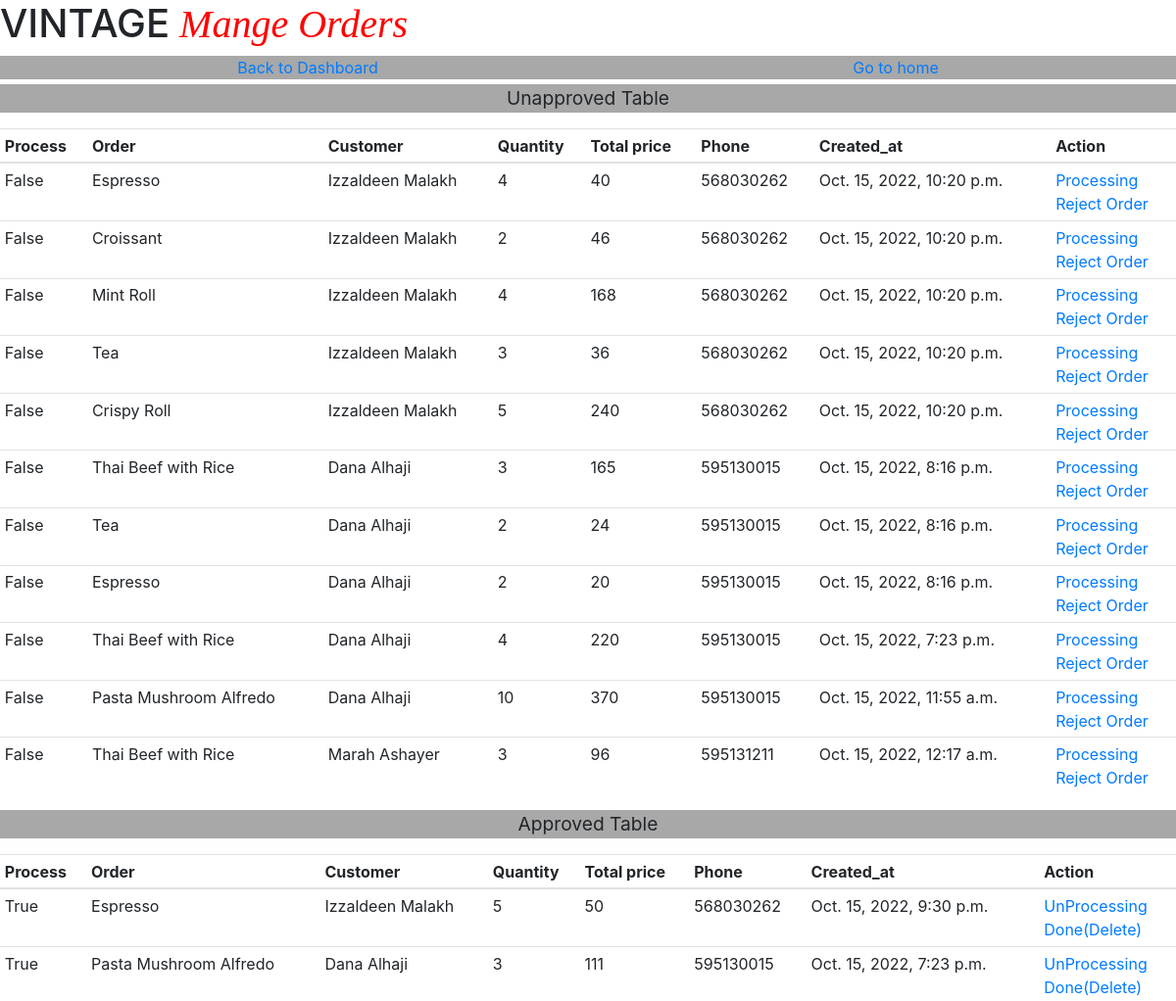
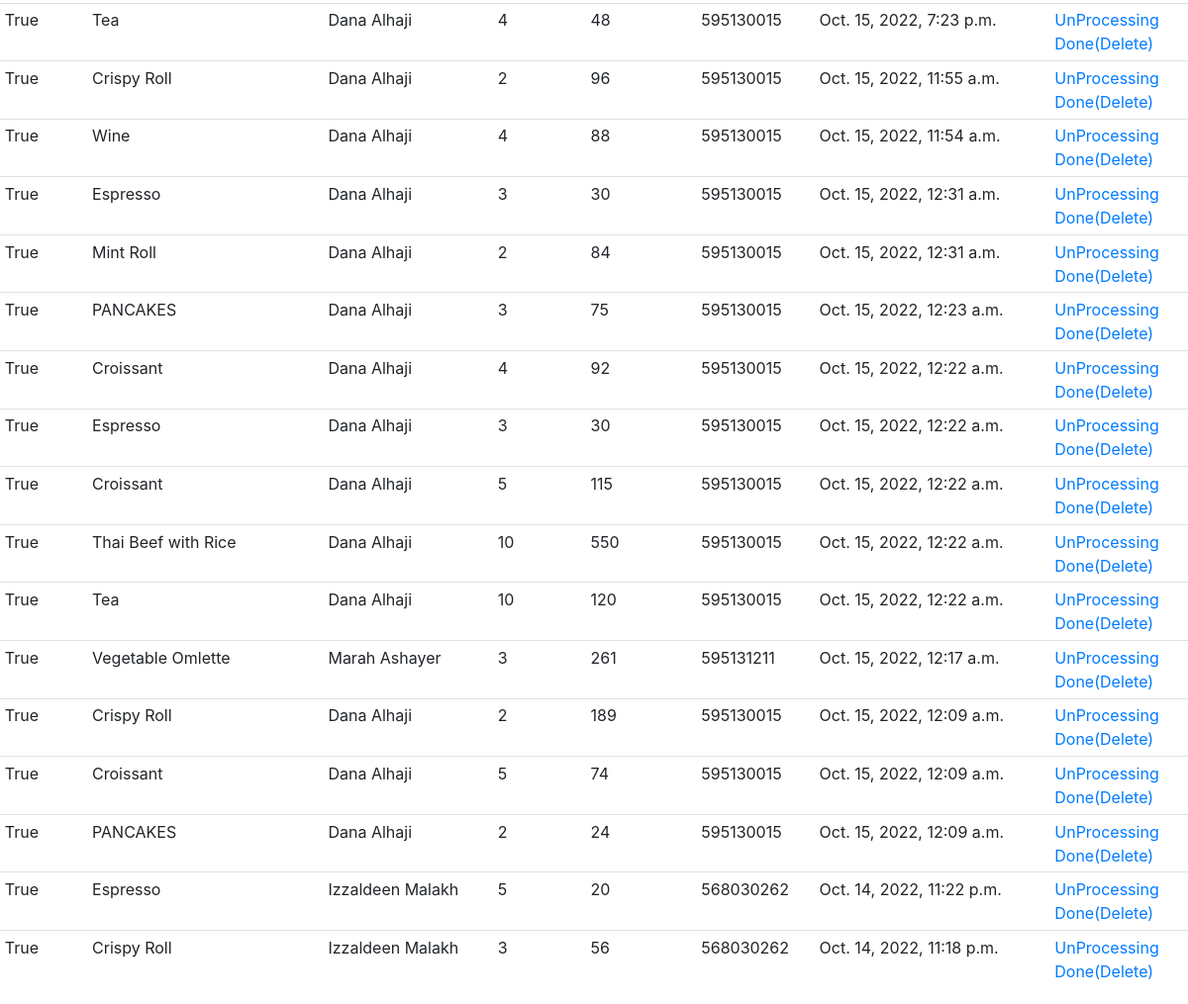
Screenshot of /showallOrders with the database file from the repository (2 pictures, top to bottom).
### vintage_app/models.py (models this page shows)
class Cart(models.Model):
    meal  = models.ForeignKey(Meal, related_name = "ordered", on_delete=models.PROTECT )
    quantity = models.IntegerField()
    customer = models.ForeignKey(Customer, related_name = "orderPerItem", on_delete = models.DO_NOTHING)
    order  = models.ForeignKey(Order, related_name = "cart_item", on_delete = models.CASCADE )
    created_at = models.DateTimeField(auto_now_add = True)
    updated_at = models.DateTimeField(auto_now = True)

class Order(models.Model):
    process = models.BooleanField(default = False)
    customer = models.ForeignKey(Customer, related_name = "orders", on_delete = models.DO_NOTHING)
    final_price = models.IntegerField()
    created_at = models.DateTimeField(auto_now_add = True)
    updated_at = models.DateTimeField(auto_now = True)

class Meal(models.Model):
    name = models.CharField(max_length = 255)
    type = models.CharField(max_length = 255)
    description = models.CharField(max_length=255)
    count = models.IntegerField(default=0)
    price = models.IntegerField()
    image=models.ImageField(upload_to='images',blank=True,null=True)
    created_at = models.DateTimeField(auto_now_add = True)
    updated_at = models.DateTimeField(auto_now = True)
    objects = MealManager()

class Customer(models.Model):
    name = models.CharField(max_length = 255)
    phone_number = models.IntegerField()
    password = models.CharField(max_length=255)
    email = models.CharField(max_length = 255)
    address = models.CharField(max_length = 255)
    count1 = models.IntegerField(default=0)
    created_at = models.DateTimeField(auto_now_add = True)
    updated_at = models.DateTimeField(auto_now = True)
    objects = CustomerManager()

### vintage_app/views.py (the view)
# urls.py: path('showallOrders', views.showallOrders),
def showallOrders(request):
    context={
        'orders':Order.objects.all(),
        'customers':Customer.objects.all(),
        'carts':Cart.objects.all()
    }
    return render(request,"showallOrders.html",context)

### vintage_app/templates/showallOrders.html (shortened to what this page needs)
<!DOCTYPE html>
<html lang="en">
<head>
    <link rel="stylesheet" href="https://stackpath.bootstrapcdn.com/bootstrap/4.5.2/css/bootstrap.min.css">
</head>
<body>
  <header id="header" >
    <div>
      <h1 class="logo me-auto me-lg-0"><a id="vin" >VINTA<span id="g">G</span >E</a><span  class="font-effect-outline" style="font-family:'Sofia'; font-style: italic; color:red ; margin-left: 10px;">Mange Orders </span> </h1>
    </header>
        <div style="background-color: rgb(168, 168, 168); display: flex; justify-content: space-around;">
        <a href="/adminDashboard">Back to Dashboard</a>
        <a href="/">Go to home</a></div>
      <div style="background-color: rgb(168, 168, 168); text-align: center; margin-top: 5px;">
        <p style="font-size: 1.2rem;">Unapproved Table</p>
      </div>
      <div>
            <div>
    <table class="table table-sm" style="margin-right: 100px;">
        <thead>
          <tr>
            <th scope="col">Process</th>
            <th scope="col">Order</th>
            <th scope="col">Customer</th>
            <th scope="col">Quantity</th>
            <th scope="col">Total price</th>
            <th scope="col">Phone</th>
            <th scope="col">Created_at</th>
            <th scope="col">Action</th>
          </tr>
        </thead>
        <tbody>
            {%for i in carts reversed%}
            {% if i.order.process == False %}
          <tr>
            <td>{{i.order.process}}</td>
            <td>{{i.meal.name}}</td>
            <td>{{i.customer.name}}</td>
            <td>{{i.quantity}}</td>
            <td>{{i.order.final_price}}</td>
            <td>{{i.customer.phone_number}}</td>
            <td>{{i.created_at}}</td>
            <td><a href="/processTrue/{{i.id}}">Processing</a><br> <a href="/destroyOrder/{{i.id}}">Reject Order</a></td>
          </tr>
          {% endif %}
          {%endfor%}
        </tbody>
      </table>
      <div style="background-color: rgb(168, 168, 168); text-align: center; margin-top: 5px;">
        <p style="font-size: 1.2rem;">Approved Table</p>
      </div>
      <table class="table table-sm">
          <thead>
            <tr>
              <th scope="col">Process</th>
              <th scope="col">Order</th>
              <th scope="col">Customer</th>
              <th scope="col">Quantity</th>
              <th scope="col">Total price</th>
              <th scope="col">Phone</th>
              <th scope="col">Created_at</th>
              <th scope="col">Action</th>
            </tr>
          </thead>
          <tbody>
              {%for i in carts reversed%}
              {% if i.order.process == True %}
            <tr>
              <td>{{i.order.process}}</td>
              <td>{{i.meal.name}}</td>
              <td>{{i.customer.name}}</td>
              <td>{{i.quantity}}</td>
              <td>{{i.order.final_price}}</td>
              <td>{{i.customer.phone_number}}</td>
              <td>{{i.created_at}}</td>
              <td><a href="/processTrue/{{i.id}}">UnProcessing</a><br> <a href="/destroyOrder/{{i.id}}">Done(Delete)</a></td>
            </tr>
            {% endif %}
            {%endfor%}
          </tbody>
        </table>
</body>
</html>

### rows the page displays
Cart: order.process "False", meal.name "Espresso", customer.name "Izzaldeen Malakh", quantity "4", order.final_price "40", customer.phone_number "568030262", created_at "Oct. 15, 2022, 10:20 p.m."
Cart: order.process "False", meal.name "Croissant", customer.name "Izzaldeen Malakh", quantity "2", order.final_price "46", customer.phone_number "568030262", created_at "Oct. 15, 2022, 10:20 p.m."
Cart: order.process "False", meal.name "Mint Roll", customer.name "Izzaldeen Malakh", quantity "4", order.final_price "168", customer.phone_number "568030262", created_at "Oct. 15, 2022, 10:20 p.m."
Cart: order.process "False", meal.name "Tea", customer.name "Izzaldeen Malakh", quantity "3", order.final_price "36", customer.phone_number "568030262", created_at "Oct. 15, 2022, 10:20 p.m."
Cart: order.process "False", meal.name "Crispy Roll", customer.name "Izzaldeen Malakh", quantity "5", order.final_price "240", customer.phone_number "568030262", created_at "Oct. 15, 2022, 10:20 p.m."
Cart: order.process "False", meal.name "Thai Beef with Rice", customer.name "Dana Alhaji", quantity "3", order.final_price "165", customer.phone_number "595130015", created_at "Oct. 15, 2022, 8:16 p.m."
Cart: order.process "False", meal.name "Tea", customer.name "Dana Alhaji", quantity "2", order.final_price "24", customer.phone_number "595130015", created_at "Oct. 15, 2022, 8:16 p.m."
Cart: order.process "False", meal.name "Espresso", customer.name "Dana Alhaji", quantity "2", order.final_price "20", customer.phone_number "595130015", created_at "Oct. 15, 2022, 8:16 p.m."
Cart: order.process "False", meal.name "Thai Beef with Rice", customer.name "Dana Alhaji", quantity "4", order.final_price "220", customer.phone_number "595130015", created_at "Oct. 15, 2022, 7:23 p.m."
Cart: order.process "False", meal.name "Pasta Mushroom Alfredo", customer.name "Dana Alhaji", quantity "10", order.final_price "370", customer.phone_number "595130015", created_at "Oct. 15, 2022, 11:55 a.m."
Cart: order.process "False", meal.name "Thai Beef with Rice", customer.name "Marah Ashayer", quantity "3", order.final_price "96", customer.phone_number "595131211", created_at "Oct. 15, 2022, 12:17 a.m."
Cart: order.process "True", meal.name "Espresso", customer.name "Izzaldeen Malakh", quantity "5", order.final_price "50", customer.phone_number "568030262", created_at "Oct. 15, 2022, 9:30 p.m."
Cart: order.process "True", meal.name "Pasta Mushroom Alfredo", customer.name "Dana Alhaji", quantity "3", order.final_price "111", customer.phone_number "595130015", created_at "Oct. 15, 2022, 7:23 p.m."
Cart: order.process "True", meal.name "Tea", customer.name "Dana Alhaji", quantity "4", order.final_price "48", customer.phone_number "595130015", created_at "Oct. 15, 2022, 7:23 p.m."
Cart: order.process "True", meal.name "Crispy Roll", customer.name "Dana Alhaji", quantity "2", order.final_price "96", customer.phone_number "595130015", created_at "Oct. 15, 2022, 11:55 a.m."
Cart: order.process "True", meal.name "Wine", customer.name "Dana Alhaji", quantity "4", order.final_price "88", customer.phone_number "595130015", created_at "Oct. 15, 2022, 11:54 a.m."
Cart: order.process "True", meal.name "Espresso", customer.name "Dana Alhaji", quantity "3", order.final_price "30", customer.phone_number "595130015", created_at "Oct. 15, 2022, 12:31 a.m."
Cart: order.process "True", meal.name "Mint Roll", customer.name "Dana Alhaji", quantity "2", order.final_price "84", customer.phone_number "595130015", created_at "Oct. 15, 2022, 12:31 a.m."
Cart: order.process "True", meal.name "PANCAKES", customer.name "Dana Alhaji", quantity "3", order.final_price "75", customer.phone_number "595130015", created_at "Oct. 15, 2022, 12:23 a.m."
Cart: order.process "True", meal.name "Croissant", customer.name "Dana Alhaji", quantity "4", order.final_price "92", customer.phone_number "595130015", created_at "Oct. 15, 2022, 12:22 a.m."
Cart: order.process "True", meal.name "Espresso", customer.name "Dana Alhaji", quantity "3", order.final_price "30", customer.phone_number "595130015", created_at "Oct. 15, 2022, 12:22 a.m."
Cart: order.process "True", meal.name "Croissant", customer.name "Dana Alhaji", quantity "5", order.final_price "115", customer.phone_number "595130015", created_at "Oct. 15, 2022, 12:22 a.m."
Cart: order.process "True", meal.name "Thai Beef with Rice", customer.name "Dana Alhaji", quantity "10", order.final_price "550", customer.phone_number "595130015", created_at "Oct. 15, 2022, 12:22 a.m."
Cart: order.process "True", meal.name "Tea", customer.name "Dana Alhaji", quantity "10", order.final_price "120", customer.phone_number "595130015", created_at "Oct. 15, 2022, 12:22 a.m."
Cart: order.process "True", meal.name "Vegetable Omlette", customer.name "Marah Ashayer", quantity "3", order.final_price "261", customer.phone_number "595131211", created_at "Oct. 15, 2022, 12:17 a.m."
Cart: order.process "True", meal.name "Crispy Roll", customer.name "Dana Alhaji", quantity "2", order.final_price "189", customer.phone_number "595130015", created_at "Oct. 15, 2022, 12:09 a.m."
Cart: order.process "True", meal.name "Croissant", customer.name "Dana Alhaji", quantity "5", order.final_price "74", customer.phone_number "595130015", created_at "Oct. 15, 2022, 12:09 a.m."
Cart: order.process "True", meal.name "PANCAKES", customer.name "Dana Alhaji", quantity "2", order.final_price "24", customer.phone_number "595130015", created_at "Oct. 15, 2022, 12:09 a.m."
Cart: order.process "True", meal.name "Espresso", customer.name "Izzaldeen Malakh", quantity "5", order.final_price "20", customer.phone_number "568030262", created_at "Oct. 14, 2022, 11:22 p.m."
Cart: order.process "True", meal.name "Crispy Roll", customer.name "Izzaldeen Malakh", quantity "3", order.final_price "56", customer.phone_number "568030262", created_at "Oct. 14, 2022, 11:18 p.m."
